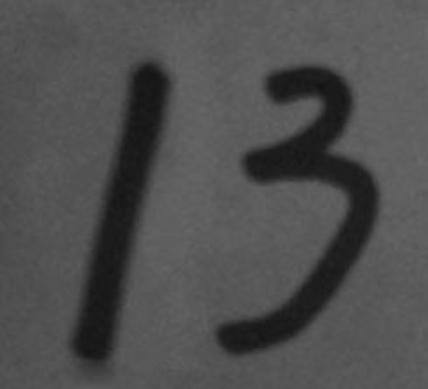
#> input picture 6.图片素材/13.png, 428 x 389 px, found by its file name
$ python '13.轮廓最小外接图形.py'
#> lines starting #> are read from the running program, lines starting #| are printed output that depends on the picture; after the words box and inside, x2 and y2 are one past the last pixel; in counts of white or black regions, pixels touching at a corner belong together
import cv2
import numpy as np
import myfunction as mf

#任务要求
# o	计算物体的周长、面积、质心、最小外接矩形等
# o	OpenCV函数：cv2.contourArea(), cv2.arcLength(), cv2.approxPolyDP() 等

# 图形轮廓绘制
img = cv2.imread('13.png')
#> img is the input picture: shape (389, 428, 3); min 20, max 106, mean 78.7
img_color=img.copy()
img_gray = cv2.cvtColor(img, cv2.COLOR_BGR2GRAY)
ret, thresh = cv2.threshold(img_gray, 0, 255, cv2.THRESH_BINARY_INV + cv2.THRESH_OTSU)
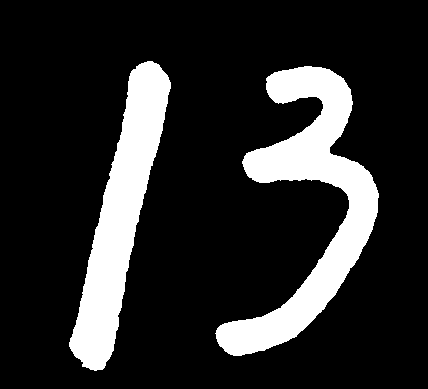
#> thresh: shape (389, 428); 16.7% white; 2 white regions
#> ret = 61
# 寻找二值化图中的轮廓
contours, hierarchy = cv2.findContours(thresh, cv2.RETR_TREE, cv2.CHAIN_APPROX_SIMPLE)
#> contours = 2 contours; box (x1, y1, x2, y2) and area: (215, 66, 379, 356) 15078, (69, 61, 171, 371) 11934
# 图像绘制  --绿色
cv2.drawContours(img_color, contours, 0, (0, 255, 0), 1)
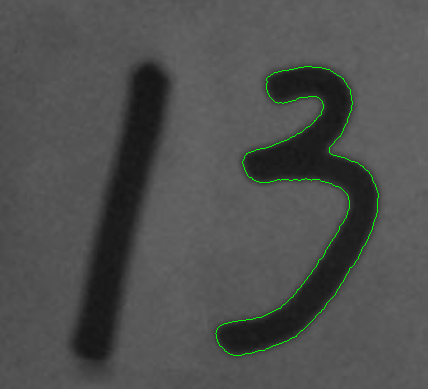
#> img_color: shape (389, 428, 3); 0.55% of pixels changed, all inside (x1, y1, x2, y2) = (215, 66, 379, 356)
# 获取图形面积和周长
print('图像面积为:{:.2f}'.format(cv2.contourArea(contours[0])))
#| 图像面积为:15078.50
print('图像周长为:{:.2f}'.format(cv2.arcLength(contours[0],True)))
#| 图像周长为:1082.96


# 图像质心计算
M=cv2.moments(img_gray)
#> M = moments, m00 13100473, centre m10/m00, m01/m00 = (217.1, 190.2)
x,y=M['m10'] / M['m00'], M['m01'] / M['m00']
#> x = 217.1; y = 190.2
print('图像质心为(x,y):({:.2f} , {:.2f})'.format(x,y))
#| 图像质心为(x,y):(217.06 , 190.18)

# 外接拒与最小外接矩
img_color1=img.copy()
x, y, w, h = cv2.boundingRect(contours[0])  # 外接矩形
#> x = 215; y = 66; w = 164; h = 290
cv2.rectangle(img_color1, (x, y), (x + w, y + h), (0, 255, 0), 2)

rect = cv2.minAreaRect(contours[0])         # 最小外接矩形
#> rect = ((305, 215.4), (298.2, 141.3), -81.08)

# cv2.boxPoints(rect).astype(np.int_)强制类型转换
box =cv2.boxPoints(rect).astype(np.int_)    # 矩形的四个角点取整
#> box = [[351, 373], [212, 351], [258, 57], [397, 79]]

print(box)
#| [[351 373]
#|  [212 351]
#|  [258  57]
#|  [397  79]]
cv2.drawContours(img_color1, [box], -1, (255, 0, 0), 2)
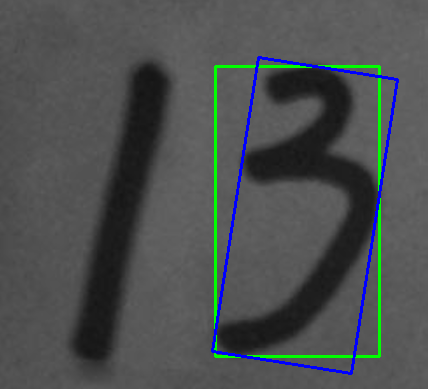
#> img_color1: shape (389, 428, 3); mean B, G, R 80, 79.8, 76

#> (the run stopped early here; a loop or call above may not have finished)
